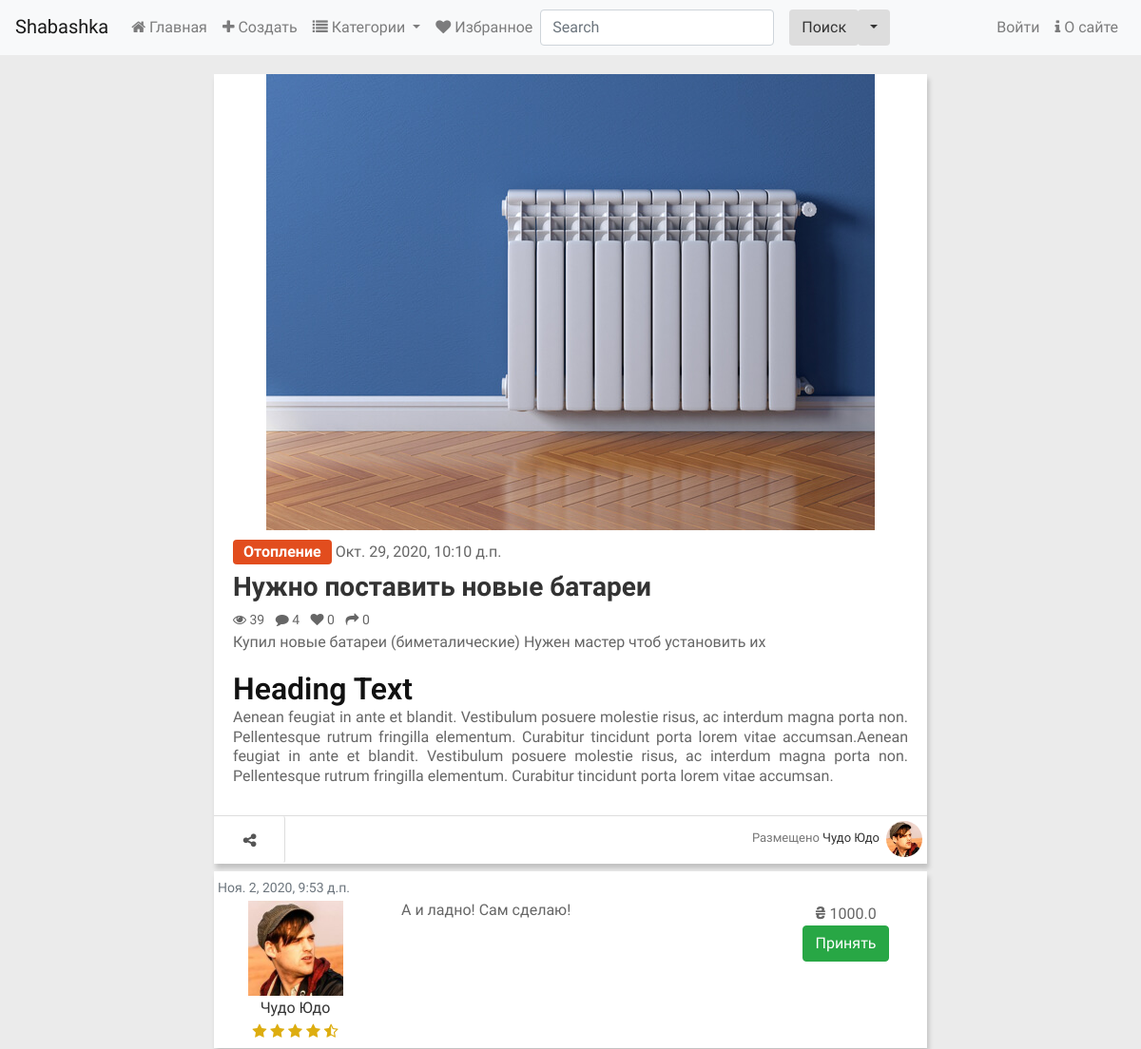
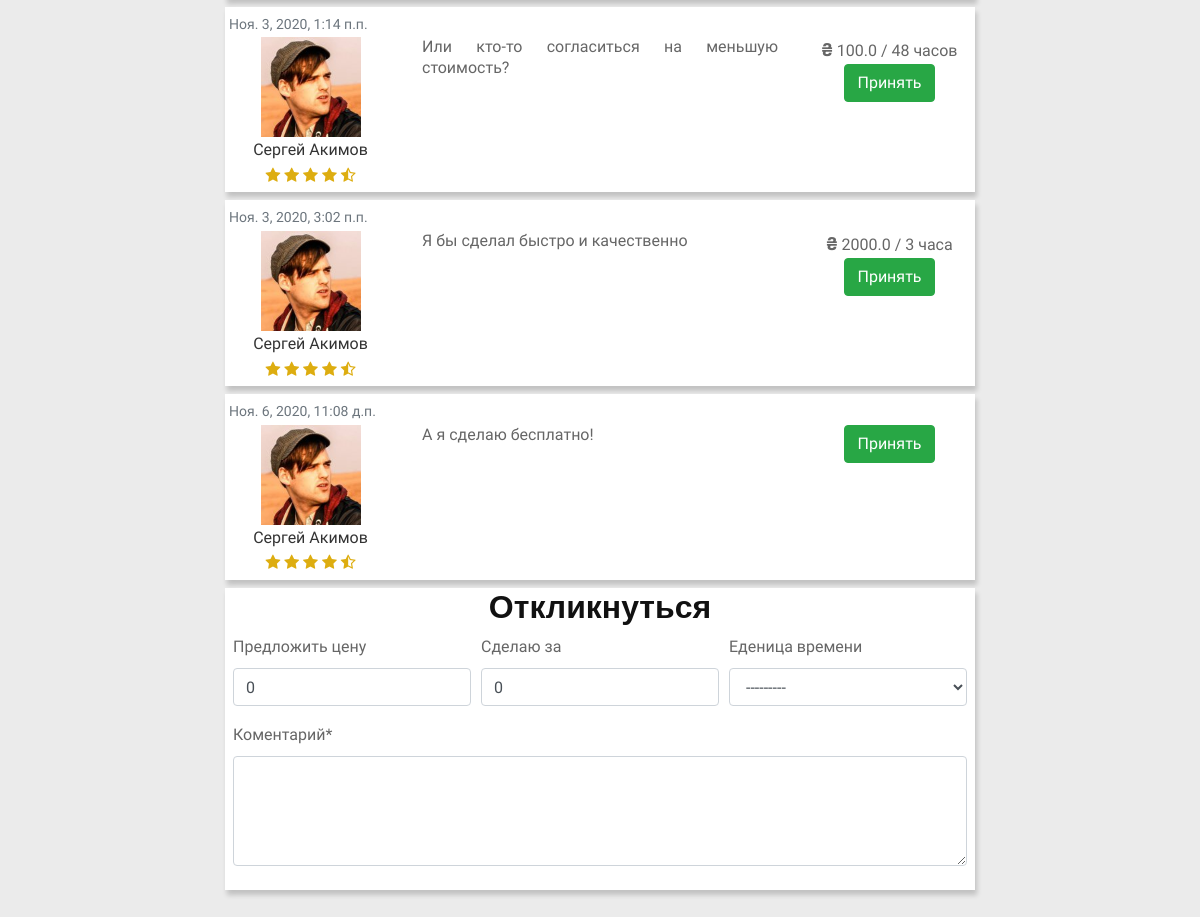
The page /12/5/ on the database its author committed (2 pictures, top to bottom).
### main/models.py (models this page shows, shortened)
class Offer(models.Model):
    STATUS = [
        ('n', 'Новое'),
        ('a', 'Принято'),
        ('d', 'Выполнено')
    ]
    category = models.ForeignKey(SubCategory, on_delete=models.PROTECT, verbose_name="Категория")
    title = models.CharField(max_length=40, verbose_name="Предложение")
    content = models.TextField(verbose_name="Описание")
    price = models.FloatField(default=0, verbose_name="Цена")
    image = models.ImageField(blank=True, upload_to=get_timestamp_path, verbose_name="Фото")
    author = models.ForeignKey(ShaUser, on_delete=models.CASCADE, verbose_name="Автор")
    is_active = models.BooleanField(default=True, db_index=True, verbose_name="Активное")
    created = models.DateTimeField(auto_now_add=True, db_index=True, verbose_name="Опубликовано" )
    reviews = models.IntegerField(default=0, verbose_name="Просмотров")
    shared = models.IntegerField(default=0, verbose_name="Поделились")
    status = models.CharField(max_length=1, default='n', null=True, blank=True, db_index=True, choices=STATUS, verbose_name="Статус")
    class Meta:
        verbose_name = "Предложение"
        verbose_name_plural = "Предложения"
        ordering = ["-created"]

class Category(models.Model):
    name = models.CharField(max_length=20, unique=True, db_index=True, verbose_name="Название")
    order = models.SmallIntegerField(default=0, db_index=True, verbose_name="Порядок")
    super_category = models.ForeignKey('SuperCategory', on_delete=models.PROTECT, null=True, blank=True,
                                        verbose_name="Надкатегория")

class ShaUser(AbstractUser):
    is_activated = models.BooleanField(default=True, db_index=True, verbose_name="Активирован")
    send_message = models.BooleanField(default=True, db_index=True, verbose_name="Отправлять оповещения?")
    location = models.ForeignKey(LocationSettelment, on_delete=models.SET_NULL, null=True, blank=True, verbose_name="Населенный пункт" )
    class Meta(AbstractUser.Meta):
        pass

class Comment(models.Model):
    MEASUREMENTS = [
                ('h', 'Час'),
                ('d', 'День'),
                ('w', 'Неделя'),
                ('m', 'Месяц')
               ]
    offer = models.ForeignKey(Offer, on_delete=models.CASCADE, verbose_name="Предложение")
    author = models.ForeignKey(ShaUser, on_delete=models.CASCADE, verbose_name="Автор")
    content = models.TextField(verbose_name="Коментарий")
    is_active = models.BooleanField(default=True, db_index=True, verbose_name="Выводить на экран")
    price = models.FloatField(default=0, null=True, blank=True, verbose_name="Предложить цену")
    time_amount = models.SmallIntegerField(default=0, null=True, blank=True, verbose_name="Сделаю за")
    measure = models.CharField(max_length=1, null=True, blank=True, choices=MEASUREMENTS, verbose_name="Еденица времени")
    created = models.DateTimeField(auto_now_add=True, db_index=True, verbose_name="Написан")
    class Meta:
        ordering = ['created']
        verbose_name = "Коментарий"
        verbose_name_plural = "Коментарии"

### main/views.py (the view, shortened to what this page needs)
# urls.py: path('<int:category_pk>/<int:pk>/', views.detail, name="detail"),
def detail(request, category_pk, pk):
    offer = get_object_or_404(Offer, pk=pk)
    offer.reviews += 1
    offer.save()
    additional_images = offer.additionalimage_set.all()
    comments = Comment.objects.filter(offer=pk, is_active=True)
    form = CommetForm(initial={'offer': offer, "author": request.user})
    context = {'offer': offer,
               'additional_images': additional_images,
               'comments': comments,
               'form': form}
    return render(request, 'main/detail.html', context)

### main/forms.py
class CommetForm(forms.ModelForm):
    class Meta:
        model = Comment
        fields = ('author', 'offer', 'price', 'time_amount', 'measure', 'content')
        exclude = ("is_active", )
        widgets = {
            "offer": forms.HiddenInput,
            "author": forms.HiddenInput,
            'content': forms.Textarea(attrs={'rows': 4})
        }

### main/models.py (called while the page is built)
    def get_queryset(self):
        return super().get_queryset().filter(super_category__isnull=False)

### main/templatetags/custom_tags.py (called while the page is built, shortened)
@register.simple_tag()
def time_measure(pk):
    comment = Comment.objects.get(pk=pk)
    time = comment.time_amount
    if comment.measure == 'h':
        if time == 1 or time % 10 == 1:
            return "час"
        elif time > 1 and time < 5 or time % 10 > 1 and time % 10 < 5:
            return "часа"
        elif time > 4 and time < 21 or time % 10 > 4 and time % 10 < 10:
            return "часов"
        else:
            return 'ч'

### main/templates/main/detail.html (shortened to what this page needs)
{% extends 'main/layout.html' %}
{% load static %}
{% load bootstrap4 %}
{% load custom_tags %}
{% load crispy_forms_tags %}
{% block body %}
    <div id="page-content" class="sub-page">
		<div class="container">
			<center><article>
				{% if offer.image %}
				<a class="main-image-link item" href="{{ offer.image.url }}" data-lightbox="example-set" data-title="Click the right half of the image to move forward."><img class="main-image" src="{{ offer.image.url }}" alt=""/></a>
				{% endif %}
				<div class="content-item">
					<span class="time"><a class="btn btn-small btn-{{offer.category.super_category.order}}" href="{% url 'main:by_category' pk=offer.category.pk %}">{{offer.category.name}}</a> {{ offer.created }}</span>
					<h3 class="title-item"><a href="#">{{offer.title}}</a></h3>
					<ul class="list-inline">
						<li class="list-inline-item"><i class="fa fa-eye"></i> {{ offer.reviews }} </li>
						<li class="list-inline-item"><i class="fa fa-comment"></i> {{offer.comment_set.count}}</li>
						<li class="list-inline-item"><i class="fa fa-heart"></i>  0</li>
						<li class="list-inline-item"><i class="fa fa-share"></i> {{offer.shared}}</li>
					</ul>
					<p class="info">{{ offer.content }}</p>
					<h3>Heading Text</h3>
					<p class="info">Aenean feugiat in ante et blandit. Vestibulum posuere molestie risus, ac interdum magna porta non. Pellentesque rutrum fringilla elementum. Curabitur tincidunt porta lorem vitae accumsan.Aenean feugiat in ante et blandit. Vestibulum posuere molestie risus, ac interdum magna porta non. Pellentesque rutrum fringilla elementum. Curabitur tincidunt porta lorem vitae accumsan.</p>
				</div>
				<div class="bottom-item">
					<a href="#" class="btn btn-share share"><i class="fa fa-share-alt"></i> </a>
					<span class="user f-right">Размещено
						<a href="{% url 'main:profile_by_id' pk=offer.author.pk %}">
							{% if offer.author.first_name and offer.author.last_name %}
                        		{{offer.author.first_name}} {{offer.author.last_name}}
                        	{% else %}
                        		{{offer.author}}
                        	{% endif %}
						</a><img src="{% static 'main/images/ava-1.jpg' %}" class="rounded-circle"></span>
				</div>
				</article></center>
			{% for comment in comments %}
			<center><article class="my-2 p-1">
				<div class="comment">
					<div class="comment-head border-bottom-1">
						<span class="small text-muted">{{comment.created}}</span>
					</div>
					<div class="row">
						<div class="col-lg-3 col-md-3">
							<div class="d-flex justify-content-center align-item-center ">
								<a href="{% url 'main:profile_by_id' pk=comment.author.pk %}"><img src="{% static 'main/images/ava-1.jpg' %}" class="comment-img">
							</div>
							<div class="center">
							{% if comment.author.first_name and comment.author.last_name %}
							{{comment.author.first_name}} {{comment.author.last_name}}
							{% endif %}
							<div>
							<i class="fa fa-star" style="color: #ddad10;"></i>
							<i class="fa fa-star" style="color: #ddad10;"></i>
							<i class="fa fa-star" style="color: #ddad10;"></i>
							<i class="fa fa-star" style="color: #ddad10;"></i>
							<i class="fa fa-star-half-full" style="color: #ddad10;"></i>
							</div>
							</div>
						</div>
						<div class="col-lg-6 col-md-6">
							<p>{{comment.content}} </p>
						</div>
						<div class="col-lg-3 col-md-3">
							<div class="center">
									<div class="comment-price">
										{% if comment.price %}
										<span class="uah">&#8372</span>
										{{comment.price}}
										{% endif %}
										{% if comment.time_amount and comment.measure %}
										<span class="comment-time">/ {{comment.time_amount }} {% time_measure pk=comment.pk %}</span>
										{% endif %}
									</div>
									{% if offer.status == 'n' %}
										<button class="btn btn-success acceptButton" data-offer="{{offer.id}}" data-winner="{{comment.id}}">Принять</button>
									{% elif offer.status == 'a' %}
									<button class="btn btn-outline-primary my-2 chatButton" data-offer="{{offer.id}}" data-winner="{{comment.id}}">Чат</button>
									<button class="btn btn-outline-danger cancelButton" data-offer="{{offer.id}}" data-winner="{{comment.id}}">Отклонить</button>
									<a href="#"class="btn btn-success">Выполнен</a>
									{% endif %}
							</div>
						</div>
					</div>
				</div>
			</article></center>
			{% endfor %}
			{% if user != offer.author or offer.status == 'n'%}
			<center><article class="my-2">
				<h3 class="center">Откликнуться</h3>
				<div class="comment-form p-2">
					<form method="POST">
						<div class="form-row mb-0">
							<div class="form-group col-lg-4 mb-0">
								{{ form.price|as_crispy_field  }}
							</div>
							<div class="form-group col-lg-4 mb-0">
								{{ form.time_amount|as_crispy_field  }}
							</div>
							<div class="form-group col-lg-4 mb-0">
								{{ form.measure|as_crispy_field  }}
							</div>
						</div>
						<div class="form-group">
							{{ form.content|as_crispy_field  }}
						</div>
					</form>
				</div>
			</article></center>
			{% endif %}
		</div>
	</div>
{% endblock %}

### main/static/main/css/style.css (style rules this page uses)
body { font-family: 'Ek Mukta', sans-serif;color: #666;background: #EBEBEB;font-size: 16px;line-height: 1.6em;font-weight: 400; }
html, body { width:100%; padding:0; }
html { -webkit-text-size-adjust: none; }
img { max-width:100%; height: auto;width: auto\9; }
h3 { font-size: 32px; }
h1,h2,h3,h4,h5,h6 { font-family: 'Roboto', sans-serif;font-weight: 600;color: #111; }
p { margin: 0 0 20px;line-height: 1.3; }
a { color: #333; -webkit-transition: all .2s ease-in-out; -moz-transition: all .2s ease-in-out; transition: all .2s ease-in-out; }
.center { text-align: center; margin: 0 auto; }
.f-right { float: right; }
.post:after, .post:before, article:after, article:before, section:after, section:before { clear: both; content: '\0020'; display: block; visibility: hidden; width: 0; height: 0; }
.index-page, .sub-page { margin: 20px 10px 60px; }
#page-content .item { background-color: #fff;width:220px;box-shadow: 2px 5px 5px 0 rgba(0, 0, 0, 0.18); }
#page-content .item img { padding: 0px;display: block;max-width: 100%; margin: 0 auto; }
#page-content .content-item { padding: 10px 20px; }
#page-content h3.title-item { font-family: 'Ek Mukta', sans-serif;font-size: 28px;margin: 7px 0 5px; }
#page-content .content-item ul { margin: 0;font-size: 14px; }
#page-content .bottom-item { border-top: 1px solid #ddd;min-height: 50px; }
#page-content .user { color: #777;font-size: 13px;line-height: 2.8;padding: 5px; }
#page-content .user img { width: 38px; height: 38px;float: right;display: inline-block;margin-left: 7px; }
article { background-color: #fff;max-width: 750px;box-shadow: 2px 5px 5px 0 rgba(0, 0, 0, 0.18);text-align: justify; position: relative; }
article h3 { margin: 0;padding: 0; }
.btn-small { color: #fff;padding: 0px 10px;font-weight: bold; }
.btn-share { font-weight: 500;color: #555;border-right: 1px solid #ddd;margin: 0;border-radius: none;height: 51px; width: 75px;margin-top: -1px;padding: 14px; }
.btn-0 { background-color: #E24D1E; }
.comment-img { width: 100px; }
.uah { font-weight: bold; font-size: large; }

### rows shown on the page
Offer: image (picture), category.name "Отопление", created "Окт. 29, 2020, 10:10 д.п.", title "Нужно поставить новые батареи", reviews "39", comment_set.count "4", shared "0", content "Купил новые батареи (биметалические) Нужен мастер чтоб установить их", author.first_name "Чудо", author.last_name "Юдо"
Comment: created "Ноя. 2, 2020, 9:53 д.п.", author.first_name "Чудо", author.last_name "Юдо", content "А и ладно! Сам сделаю!", price "1000.0"
Comment: created "Ноя. 3, 2020, 1:14 п.п.", author.first_name "Сергей", author.last_name "Акимов", content "Или кто-то согласиться на меньшую стоимость?", price "100.0", time_amount "48", id+time_amount+measure "часов"
Comment: created "Ноя. 3, 2020, 3:02 п.п.", author.first_name "Сергей", author.last_name "Акимов", content "Я бы сделал быстро и качественно", price "2000.0", time_amount "3", id+time_amount+measure "часа"
Comment: created "Ноя. 6, 2020, 11:08 д.п.", author.first_name "Сергей", author.last_name "Акимов", content "А я сделаю бесплатно!"
